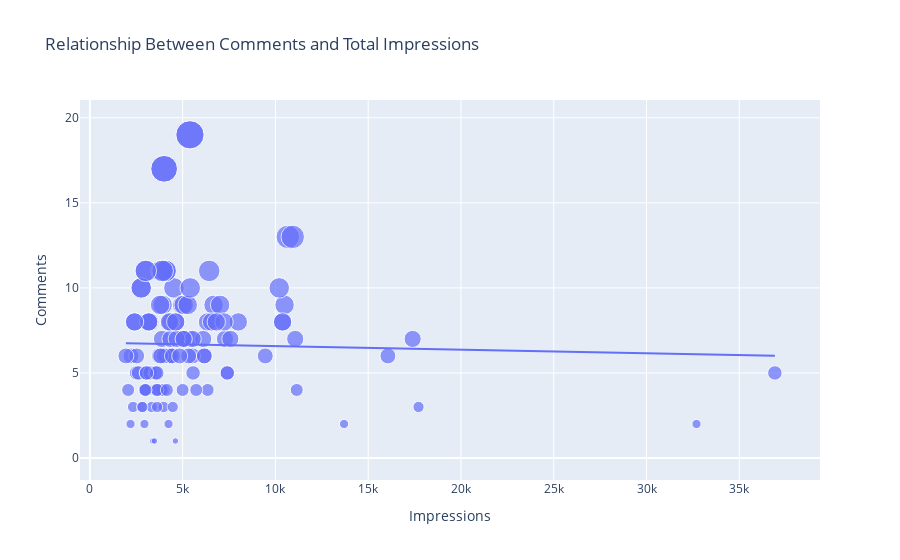

Write notebook code for a chart like this one.
### Markdown cell above
**Look at the relationship between the number of comments and the number of impressions on my Instagram posts**

### Code cell
figure = px.scatter(data_frame = data, x="Impressions",
                    y="Comments", size="Comments", trendline="ols", 
                    title = "Relationship Between Comments and Total Impressions")
figure.show()
